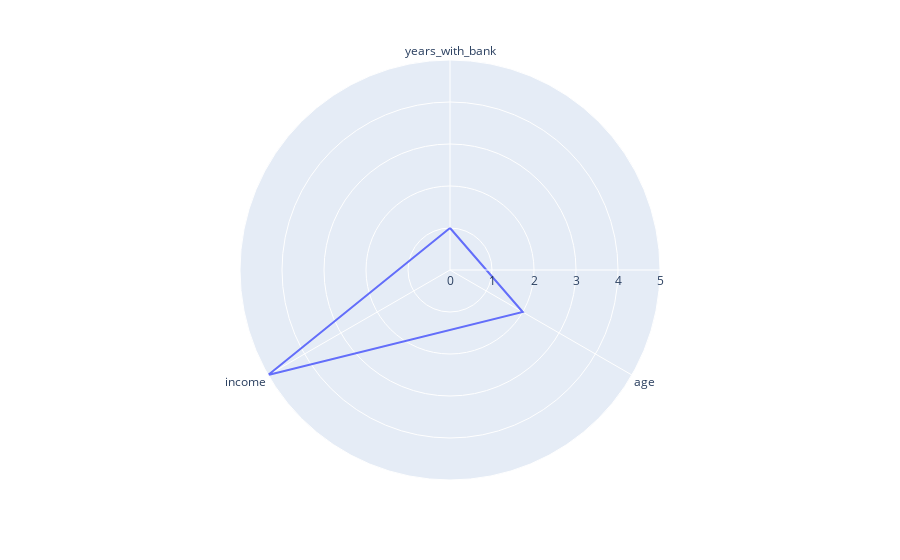

Notebook code for this chart:
### Code cell
import plotly.express as px
import pandas as pd
df = pd.DataFrame(dict(
    r=[1, 2, 5],
    theta=['years_with_bank','age', 'income']))
fig = px.line_polar(df, r='r', theta='theta', line_close=True)
fig.show()

### Figure 1 — Plotly figure (JSON) as saved in the notebook; plotly's stock layout.template omitted (floating-point values rounded to 4 significant figures)
{"data": [{"hovertemplate": "r=%{r}<br>theta=%{theta}<extra></extra>", "legendgroup": "", "line": {"color": "#636efa", "dash": "solid"}, "marker": {"symbol": "circle"}, "mode": "lines", "name": "", "r": [1, 2, 5, 1], "showlegend": false, "subplot": "polar", "theta": ["years_with_bank", "age", "income", "years_with_bank"], "type": "scatterpolar"}], "layout": {"autosize": true, "legend": {"tracegroupgap": 0}, "margin": {"t": 60}, "polar": {"angularaxis": {"direction": "clockwise", "rotation": 90, "type": "category"}, "domain": {"x": [0, 1], "y": [0, 1]}, "radialaxis": {"autorange": true, "range": [0, 5], "type": "linear"}}}}
